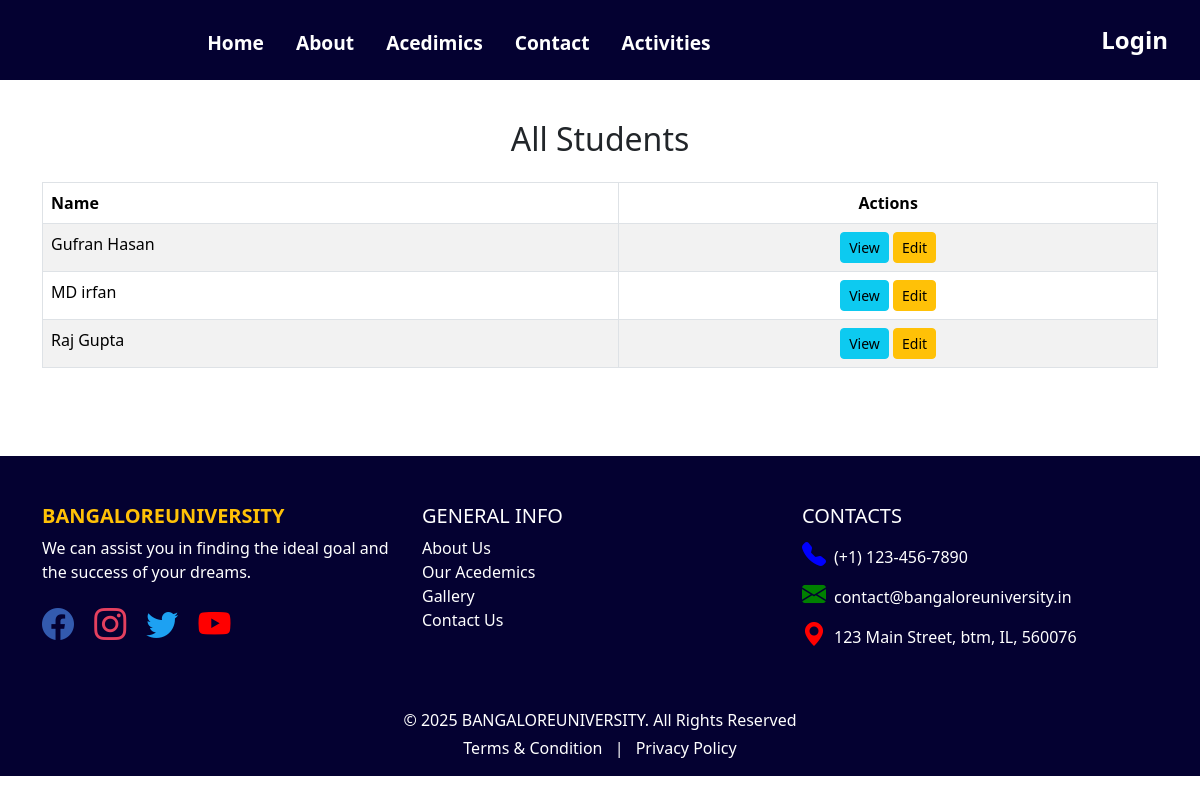
The app's page /accounts/students/ with its own data.
### accounts/models.py (models this page shows, shortened)
class StudentProfile(models.Model):
    user = models.OneToOneField(User, on_delete=models.CASCADE)
    full_name = models.CharField(max_length=100)
    address = models.CharField(max_length=50,null=True, blank=True)
    phone = models.CharField(max_length=15)
    date_of_birth = models.DateField(null=True, blank=True)
    course = models.CharField(max_length=100,null=True, blank=True)
    enrollment_number = models.CharField(max_length=20, unique=True)
    image= models.ImageField(upload_to='student',null=True, blank=True)

### accounts/views.py (the view)
# urls.py: path('students/', views.show_all_students, name='show_all_students'),
def show_all_students(request):
    students = StudentProfile.objects.all()
    return render(request, 'accounts/show_all_students.html', {'students': students})

### templates/accounts/show_all_students.html
{% extends 'college/base.html' %}
{% block content %}
<div class="container mt-5">
    <h2 class="text-center mb-4">All Students</h2>
    <table class="table table-striped table-bordered">
        <thead class="thead-dark">
            <tr>
                <th>Name</th>
                <th style="text-align: center;">Actions</th>
            </tr>
        </thead>
        <tbody>
            {% for student in students %}
            <tr>
                <td>{{ student.full_name }}</td>
                <td style="text-align: center;">
                    <a href="{% url 'view_student' student.id %}" class="btn btn-info btn-sm">View</a>
                    <a href="{% url 'edit_student' student.id %}" class="btn btn-warning btn-sm">Edit</a>
                </td>
            </tr>
            {% empty %}
            <tr>
                <td colspan="2" class="text-center">No students available.</td>
            </tr>
            {% endfor %}
        </tbody>
    </table>
</div>
<br><br><br>
{% endblock %}

### records on screen
StudentProfile: full_name "Gufran Hasan"
StudentProfile: full_name "MD irfan"
StudentProfile: full_name "Raj Gupta"
